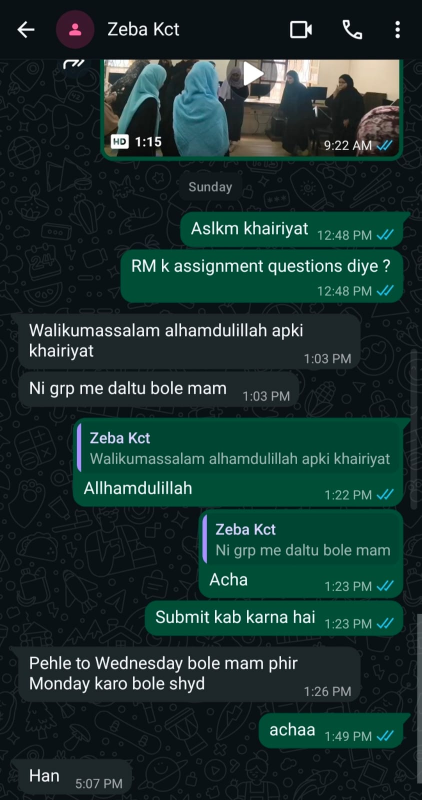
#> input picture dataset/authentic/o3.jpeg, 843 x 1600 px (shown at 1/2 size)
$ python -i features.py   (imports and definitions only)   (older library calls are emulated)
#> lines starting #> are read from the running program, lines starting #| are printed output that depends on the picture; after the words box and inside, x2 and y2 are one past the last pixel; in counts of white or black regions, pixels touching at a corner belong together
import os
import cv2
import numpy as np
from PIL import Image


def extract_forensic_features(filepath):
    """Extracts a 26-feature forensic vector tuned for AI-edited screenshots."""
#> called with filepath = 'dataset/authentic/o3.jpeg'
    img = cv2.imread(filepath, cv2.IMREAD_COLOR)
#> img is the input picture: shape (1600, 843, 3); mean B, G, R 46.2, 49.6, 25.5
    if img is None:
        return None

    h, w = img.shape[:2]
#> h = 1600; w = 843
    b, g_ch, r = cv2.split(img.astype(np.float32))
    gray = cv2.cvtColor(img, cv2.COLOR_BGR2GRAY)
    hsv = cv2.cvtColor(img, cv2.COLOR_BGR2HSV)
#> hsv: shape (1600, 843, 3); mean H, S, V 90.7, 140.9, 52.4
    lab = cv2.cvtColor(img, cv2.COLOR_BGR2LAB).astype(np.float32)
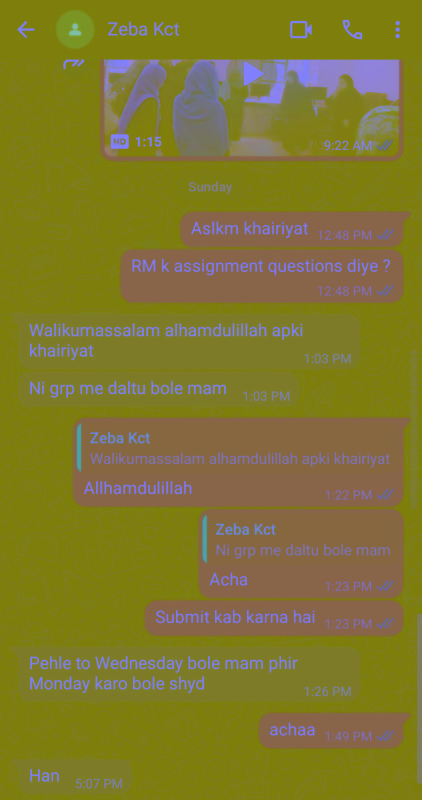
#> lab: shape (1600, 843, 3) float32 (shown at 1/2 size); mean B, G, R 46.3, 120.4, 128.8

    # 1. File & Aspect Features
    ext_is_png = 1.0 if os.path.splitext(filepath)[1].lower() == ".png" else 0.0
    aspect_ratio = float(w) / float(max(h, 1))
#> aspect_ratio = 0.527

    # 2. Metadata Signals
    has_ai_meta = 0.0
    has_os_tag = 0.0
    try:
        with Image.open(filepath) as im:
            for k, v in im.info.items():
                txt = f"{k} {v}".lower()
                if any(m in txt for m in ["google", "gemini", "imagen", "synthid", "xmp", "adobe", "photoshop", "canva"]):
                    has_ai_meta = 1.0
                if any(s in txt for s in ["screenshot", "android", "iphone", "ios"]):
                    has_os_tag = 1.0
#> this loop made 6 passes
#> (k, v, txt) on passes 1, 3, 5, 6: ('jfif', 257, 'jfif 257'), ('jfif_unit', 0, 'jfif_unit 0'), ('progressive', 1, 'progressive 1'), ('progression', 1, 'progression 1')
    except Exception:
        pass

    # 3. VAE Decoder Chroma-Bleed Metric (Key discriminator across all apps)
    max_ch = np.maximum(np.maximum(r, g_ch), b)
    min_ch = np.minimum(np.minimum(r, g_ch), b)
    chroma_spread = max_ch - min_ch
    neutral_mask = chroma_spread <= 12.0
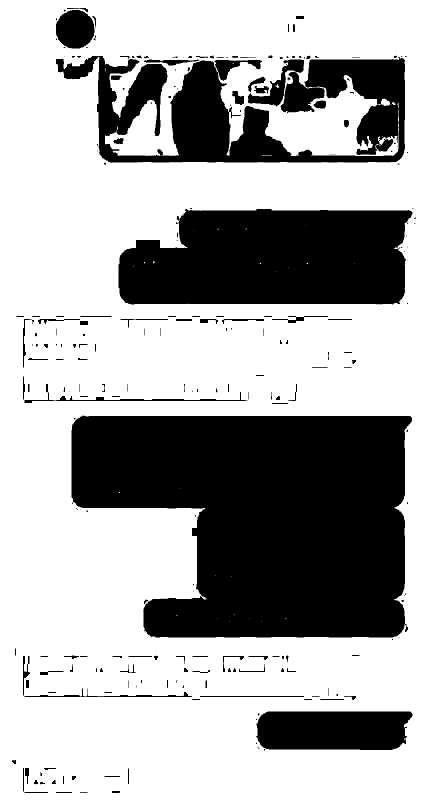
#> neutral_mask: shape (1600, 843) bool (shown at 1/2 size); 66.3% white; 251 black regions (109 under 20 px), largest, box (x1, y1, x2, y2) and area: (143, 831, 824, 1275) 237229, (237, 418, 825, 609) 98073, (112, 112, 810, 326) 70331
    jitter_pixels = (chroma_spread >= 1.0) & (chroma_spread <= 8.0)
#> jitter_pixels: shape (1600, 843) bool; 3.8% white; 1348 white regions (1210 under 20 px), largest, box (x1, y1, x2, y2) and area: (211, 112, 797, 312) 27389, (211, 201, 356, 311) 7492, (458, 237, 486, 298) 855
    vae_jitter = float(np.count_nonzero(jitter_pixels)) / float(max(np.count_nonzero(neutral_mask), 1))
#> vae_jitter = 0.057
    mean_neutral_spread = float(np.mean(chroma_spread[neutral_mask])) if np.any(neutral_mask) else 0.0
#> mean_neutral_spread = 10.72

    # 4. Edge Crispness (Laplacian 99.5th percentile / mean)
    lap = np.abs(cv2.Laplacian(gray, cv2.CV_32F, ksize=3))
    edge_crispness = float(np.percentile(lap, 99.5)) / (float(np.mean(lap)) + 1e-5)
#> edge_crispness = 15.84

    # 5. ELA Residual Statistics (Quality 90)
    _, enc = cv2.imencode(".jpg", img, [int(cv2.IMWRITE_JPEG_QUALITY), 90])
    dec = cv2.imdecode(enc, cv2.IMREAD_COLOR)
    ela = cv2.cvtColor(cv2.absdiff(img, dec), cv2.COLOR_BGR2GRAY).astype(np.float32)
    ela_mean = float(np.mean(ela))
#> ela_mean = 0.373
    ela_std = float(np.std(ela))
#> ela_std = 0.682
    ela_p95 = float(np.percentile(ela, 95))
#> ela_p95 = 2

    # 6. 8x8 JPEG Block Grid Ratio
    gf = gray.astype(np.float32)
    diff_x = np.abs(gf[:, 1:] - gf[:, :-1])
    diff_y = np.abs(gf[1:, :] - gf[:-1, :])
    bx = diff_x[:, 7::8]
    ix = np.delete(diff_x, np.arange(7, diff_x.shape[1], 8), axis=1)
    by = diff_y[7::8, :]
    iy = np.delete(diff_y, np.arange(7, diff_y.shape[0], 8), axis=0)
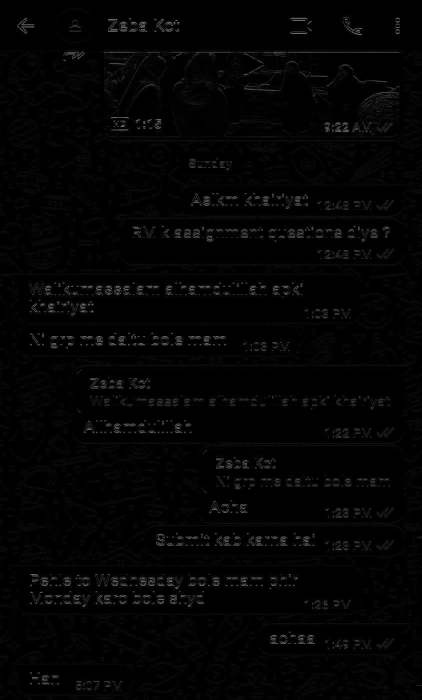
#> iy: shape (1400, 843) float32 (shown at 1/2 size); min 0, max 188, mean 3.8
    grid_ratio = ((float(np.mean(bx)) + float(np.mean(by))) / 2.0) / (
        ((float(np.mean(ix)) + float(np.mean(iy))) / 2.0) + 1e-5
    )
#> grid_ratio = 1.28

    # 7. High-Frequency Median Noise Residual
    med = cv2.medianBlur(gray, 3)
    res = cv2.absdiff(gray, med).astype(np.float32)
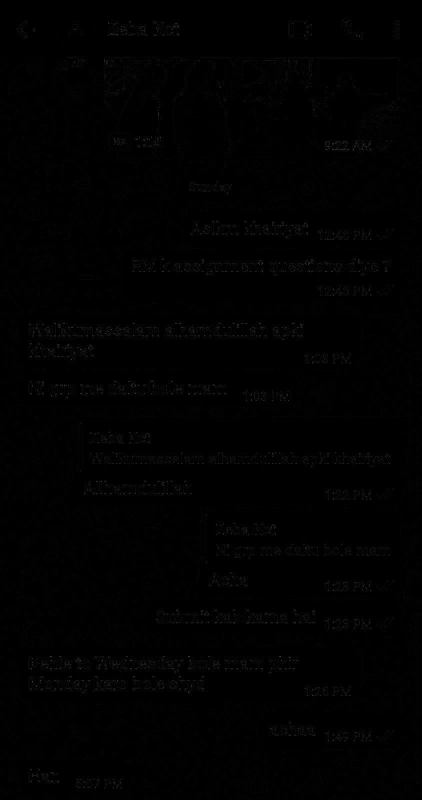
#> res: shape (1600, 843) float32 (shown at 1/2 size); min 0, max 168, mean 1.2
    res_mean = float(np.mean(res))
#> res_mean = 1.21
    res_std = float(np.std(res))
#> res_std = 4.38

    gx = cv2.Sobel(gray, cv2.CV_32F, 1, 0, ksize=3)
    gy = cv2.Sobel(gray, cv2.CV_32F, 0, 1, ksize=3)
    grad = cv2.magnitude(gx, gy)
    flat_mask = grad < 6.0
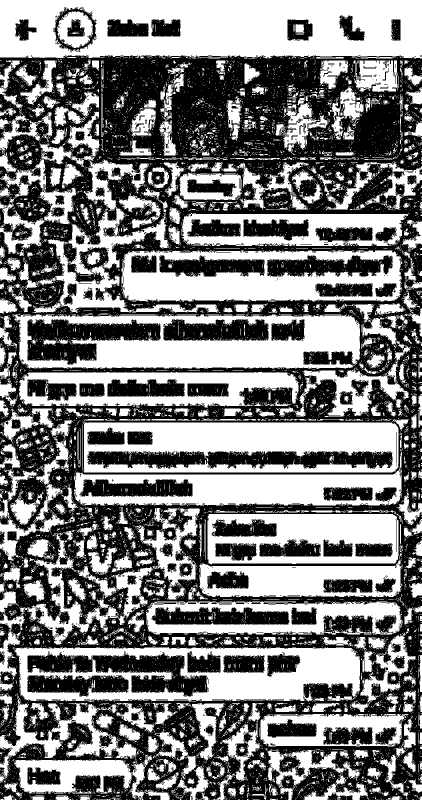
#> flat_mask: shape (1600, 843) bool (shown at 1/2 size); 49.5% white; 13984 white regions (13264 under 20 px), largest, box (x1, y1, x2, y2) and area: (0, 0, 843, 117) 80288, (25, 628, 720, 738) 44091, (167, 845, 797, 945) 43544
    flat_res_mean = float(np.mean(res[flat_mask])) if np.any(flat_mask) else res_mean
#> flat_res_mean = 0.176
    flat_ela_mean = float(np.mean(ela[flat_mask])) if np.any(flat_mask) else ela_mean
#> flat_ela_mean = 0.148

    # 8. 2D FFT High-Frequency Spectrum Energy
    resized = cv2.resize(gray, (256, 256)).astype(np.float32)
    f_shift = np.fft.fftshift(np.fft.fft2(resized))
    mag = np.log1p(np.abs(f_shift))
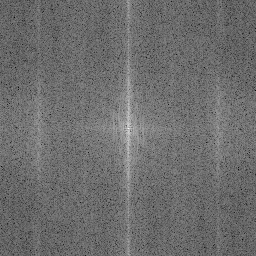
#> mag: shape (256, 256) float64; min 3.67, max 14.83, mean 8.46; drawn with min black and max white
    cy, cx = 128, 128
    y_idx, x_idx = np.ogrid[:256, :256]
    dist = np.sqrt((x_idx - cx) ** 2 + (y_idx - cy) ** 2)
    mid_freq = float(np.mean(mag[(dist >= 20) & (dist < 65)]))
#> mid_freq = 8.8
    high_freq = float(np.mean(mag[dist >= 65]))
#> high_freq = 8.35
    fft_ratio = high_freq / (mid_freq + 1e-5)
#> fft_ratio = 0.948

    # 9. LAB & HSV Color Shift Statistics
    a_mean = float(np.mean(lab[:, :, 1]))
#> a_mean = 119.6
    a_std = float(np.std(lab[:, :, 1]))
#> a_std = 10.61
    b_mean = float(np.mean(lab[:, :, 2]))
#> b_mean = 127.7
    b_std = float(np.std(lab[:, :, 2]))
#> b_std = 5.21
    sat_mean = float(np.mean(hsv[:, :, 1]))
#> sat_mean = 140.9

    # 10. Micro-Text Stroke Irregularity
    thresh = cv2.adaptiveThreshold(gray, 255, cv2.ADAPTIVE_THRESH_GAUSSIAN_C, cv2.THRESH_BINARY_INV, 15, 8)
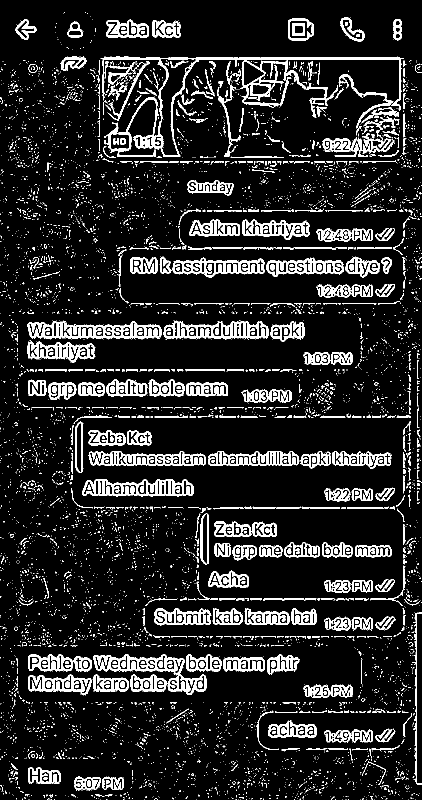
#> thresh: shape (1600, 843) (shown at 1/2 size); 12.1% white; 6556 white regions (5924 under 20 px)
    contours, _ = cv2.findContours(thresh, cv2.RETR_EXTERNAL, cv2.CHAIN_APPROX_SIMPLE)
#> contours = 6421 contours, 6133 with area under 20; largest, box (x1, y1, x2, y2) and area: (55, 641, 323, 678) 6936, (187, 1308, 413, 1390) 6829, (201, 114, 808, 313) 6775, (164, 959, 387, 993) 5849, (327, 642, 537, 679) 5644
    garbled = 0
    for cnt in contours:
        _, _, bw, bh = cv2.boundingRect(cnt)
        if 6 <= bh <= 15 and 4 <= bw <= 38:
            area = cv2.contourArea(cnt)
            perim = cv2.arcLength(cnt, True)
            if area > 8 and ((perim * perim) / (4.0 * np.pi * area)) > 6.8:
                garbled += 1
#> this loop made 6421 passes
#> (bw, bh, area, perim) on passes 525, 722: (13, 14, 24.5, 43.21), (37, 6, 41.5, 87.56)
#> (cnt, bw, bh) on passes 1 to 6: ([[831, 1599]], 1, 1), ([[817, 1599]], 1, 1), ([[749, 1599]], 1, 1), ([[732, 1599]], 1, 1), ([[720, 1599]], 1, 1), ([[691, 1599], [692, 1599]], 2, 1)
#> after the loop, garbled = 43

    return np.array([
        vae_jitter, mean_neutral_spread, edge_crispness, grid_ratio,
        ext_is_png, aspect_ratio, has_ai_meta, has_os_tag,
        ela_mean, ela_std, ela_p95,
        res_mean, res_std, flat_res_mean, flat_ela_mean,
        mid_freq, high_freq, fft_ratio,
        a_mean, a_std, b_mean, b_std, sat_mean,
        float(garbled), float(np.std(lap))
    ], dtype=np.float32)

>>> result = extract_forensic_features('dataset/authentic/o3.jpeg')
#> result = 25 values, max 140.9 at index 22, min 0 at index 4, mean 23.38

$ run again, on dataset/authentic/o4.jpeg
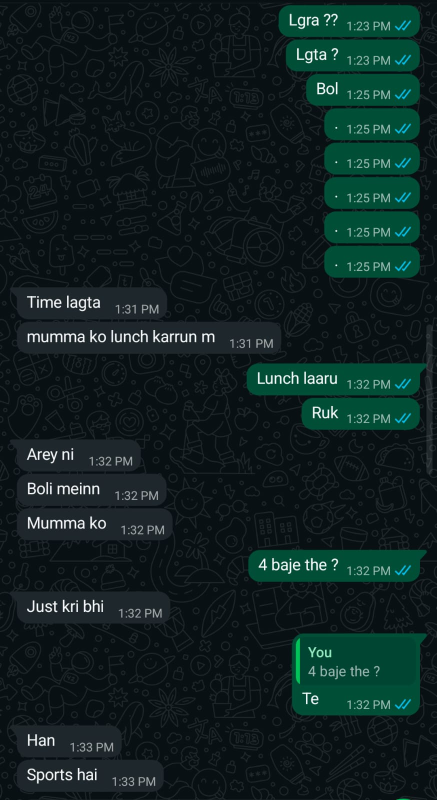
#> input picture dataset/authentic/o4.jpeg, 873 x 1600 px (shown at 1/2 size)
#> in extract_forensic_features, img is the input picture: shape (1600, 873, 3); mean B, G, R 33.1, 33.5, 15.7
#> hsv: shape (1600, 873, 3); mean H, S, V 95.9, 141.2, 36.3
#> the loop in extract_forensic_features, `for k, v in im.info.items():` made 6 passes
#> (k, v, txt) on passes 1, 3, 5, 6: ('jfif', 257, 'jfif 257'), ('jfif_unit', 0, 'jfif_unit 0'), ('progressive', 1, 'progressive 1'), ('progression', 1, 'progression 1')
#> in extract_forensic_features, `neutral_mask = chroma_spread <= 12.0`:
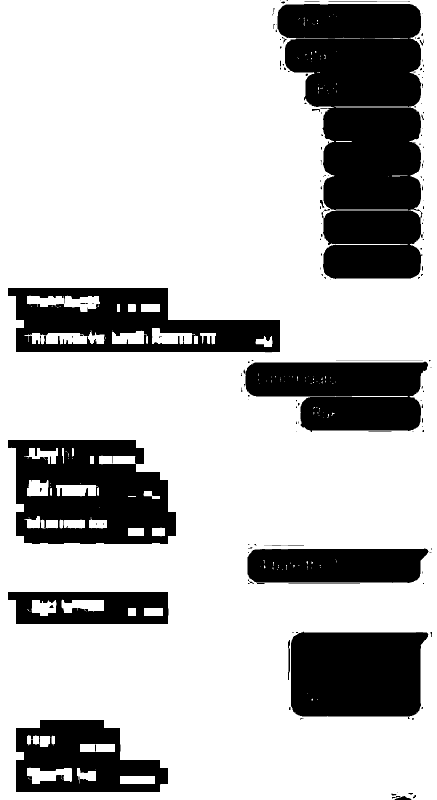
#> neutral_mask: shape (1600, 873) bool (shown at 1/2 size); 74.2% white; 287 black regions (255 under 20 px), largest, box (x1, y1, x2, y2) and area: (555, 8, 846, 558) 115530, (16, 880, 352, 1088) 50611, (582, 1263, 857, 1433) 43374
#> jitter_pixels: shape (1600, 873) bool; 0.83% white; 737 white regions (604 under 20 px), largest, box (x1, y1, x2, y2) and area: (496, 722, 847, 733) 721, (576, 1092, 852, 1096) 551, (80, 1541, 117, 1559) 413
#> vae_jitter = 0.0113
#> mean_neutral_spread = 10.95
#> edge_crispness = 16.95
#> ela_mean = 0.34
#> ela_std = 0.693
#> ela_p95 = 1
#> grid_ratio = 1.34
#> res_mean = 1.2
#> res_std = 3.86
#> flat_mask: shape (1600, 873) bool; 42.9% white; 18970 white regions (18023 under 20 px), largest, box (x1, y1, x2, y2) and area: (35, 315, 425, 570) 22181, (295, 8, 651, 402) 18934, (37, 644, 561, 708) 17512
#> flat_res_mean = 0.257
#> flat_ela_mean = 0.159
#> mid_freq = 8.28
#> high_freq = 7.96
#> fft_ratio = 0.961
#> a_mean = 122.1
#> a_std = 8.82
#> b_mean = 126.7
#> b_std = 3.88
#> sat_mean = 141.2
#> in extract_forensic_features, `thresh = cv2.adaptiveThreshold(gray, 255, cv2.ADAPTIVE_THRESH_GAUSSIAN..`:
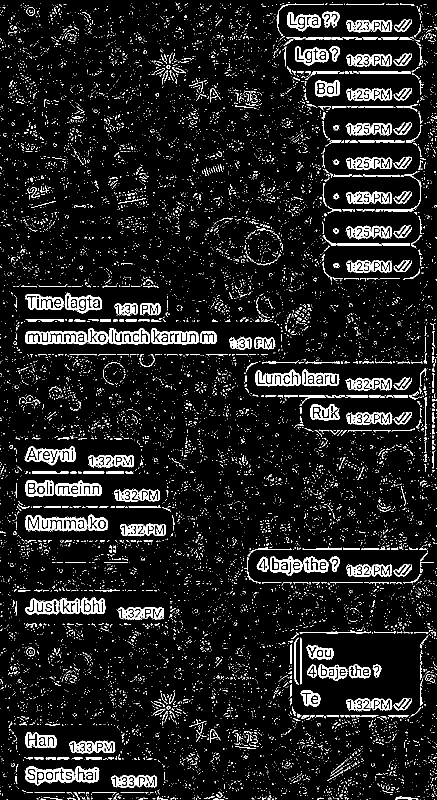
#> thresh: shape (1600, 873) (shown at 1/2 size); 8.8% white; 11977 white regions (11380 under 20 px)
#> contours = 11915 contours, 11660 with area under 20; largest, box (x1, y1, x2, y2) and area: (51, 1030, 175, 1063) 2966, (51, 662, 173, 689) 2791, (51, 1533, 149, 1571) 2441, (49, 893, 151, 931) 2306, (302, 656, 398, 689) 2228
#> the loop in extract_forensic_features, `for cnt in contours:` made 11915 passes
#> (bw, bh, area, perim) on passes 393, 1441: (7, 7, 32, 21.66), (18, 9, 23.5, 45.21)
#> after the loop in extract_forensic_features, `for cnt in contours:`: garbled = 57
#> result = 25 values, max 141.2 at index 22, min 0 at index 4, mean 23.07

$ run again, on dataset/authentic/o5.jpeg
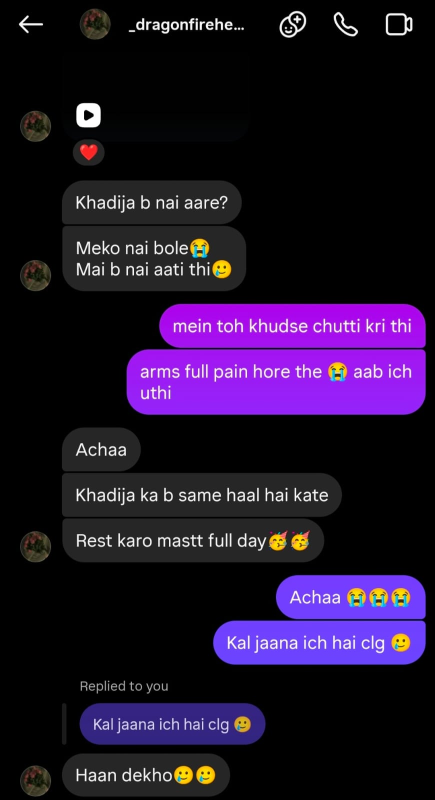
#> input picture dataset/authentic/o5.jpeg, 869 x 1600 px (shown at 1/2 size)
#> in extract_forensic_features, img is the input picture: shape (1600, 869, 3); mean B, G, R 44, 18.8, 32.3
#> hsv: shape (1600, 869, 3); mean H, S, V 25.1, 41.8, 45.9
#> the loop in extract_forensic_features, `for k, v in im.info.items():` made 6 passes
#> (k, v, txt) on passes 1, 3, 5, 6: ('jfif', 257, 'jfif 257'), ('jfif_unit', 0, 'jfif_unit 0'), ('progressive', 1, 'progressive 1'), ('progression', 1, 'progression 1')
#> in extract_forensic_features, `neutral_mask = chroma_spread <= 12.0`:
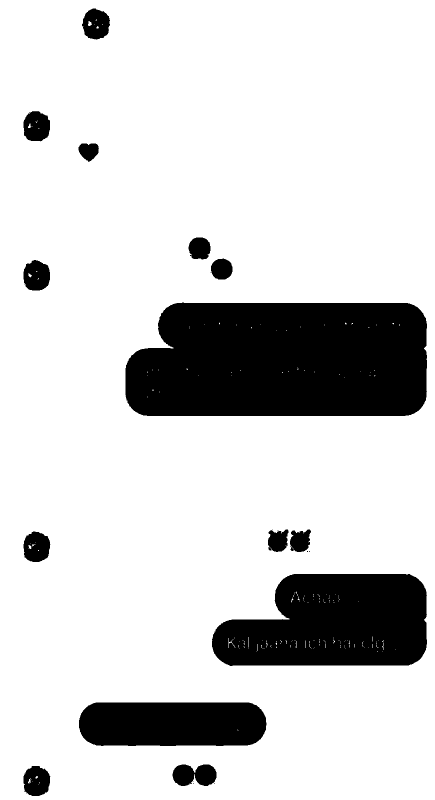
#> neutral_mask: shape (1600, 869) bool (shown at 1/2 size); 82.4% white; 22 black regions (8 under 20 px), largest, box (x1, y1, x2, y2) and area: (251, 605, 854, 832) 127425, (424, 1148, 854, 1332) 64034, (158, 1405, 533, 1492) 30789
#> jitter_pixels: shape (1600, 869) bool; 4% white; 548 white regions (494 under 20 px), largest, box (x1, y1, x2, y2) and area: (128, 240, 496, 337) 17344, (415, 1135, 865, 1345) 8420, (351, 591, 817, 607) 5568
#> vae_jitter = 0.0481
#> mean_neutral_spread = 0.165
#> edge_crispness = 24.43
#> ela_mean = 0.264
#> ela_std = 0.741
#> ela_p95 = 2
#> grid_ratio = 1.14
#> res_mean = 0.587
#> res_std = 3.42
#> flat_mask: shape (1600, 869) bool; 82.7% white; 356 black regions (278 under 20 px), largest, box (x1, y1, x2, y2) and area: (247, 602, 857, 833) 19315, (119, 850, 689, 1129) 14981, (423, 1143, 857, 1336) 11737
#> flat_res_mean = 0.0443
#> flat_ela_mean = 0.0754
#> mid_freq = 8.71
#> high_freq = 8.17
#> fft_ratio = 0.938
#> a_mean = 137.7
#> a_std = 24.19
#> b_mean = 118
#> b_std = 27.15
#> sat_mean = 41.8
#> in extract_forensic_features, `thresh = cv2.adaptiveThreshold(gray, 255, cv2.ADAPTIVE_THRESH_GAUSSIAN..`:
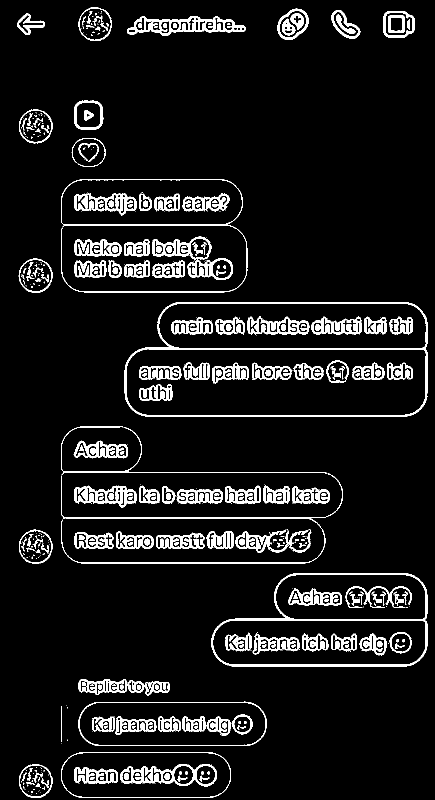
#> thresh: shape (1600, 869) (shown at 1/2 size); 8.1% white; 591 white regions (352 under 20 px)
#> contours = 139 contours, 87 with area under 20; largest, box (x1, y1, x2, y2) and area: (249, 604, 855, 833) 129130, (423, 1146, 855, 1333) 65756, (122, 359, 495, 585) 32452, (157, 1403, 534, 1492) 31133, (240, 1528, 434, 1573) 5867
#> the loop in extract_forensic_features, `for cnt in contours:` made 139 passes
#> (bw, bh, area, perim) on passes 26, 29: (14, 9, 28.5, 43.56), (14, 10, 28.5, 43.56)
#> after the loop in extract_forensic_features, `for cnt in contours:`: garbled = 0
#> result = 25 values, max 137.7 at index 18, min 0 at index 4, mean 18.66
